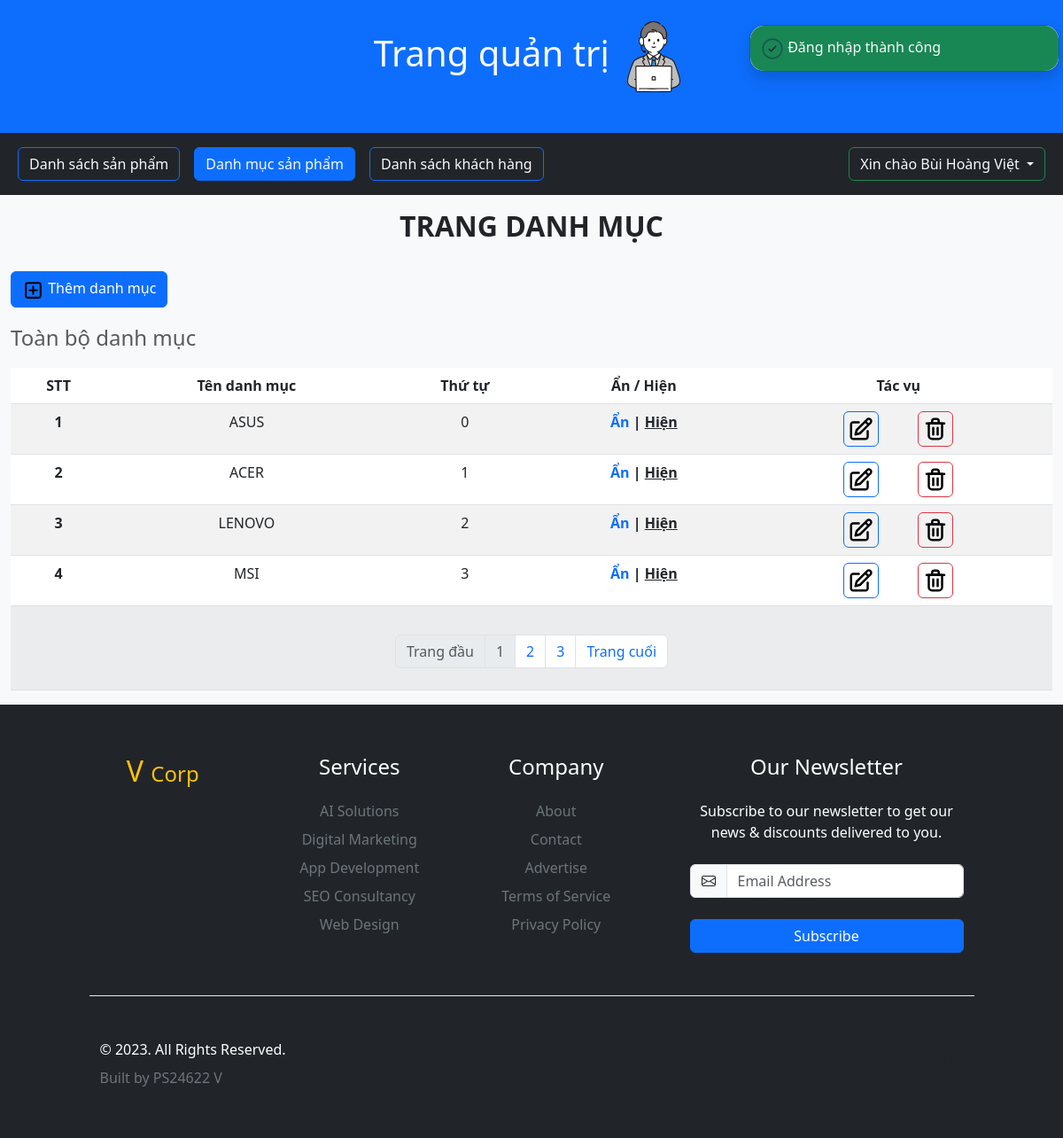
The page /mvc-banHang/admin/danh-muc (signed in) on the database its author committed.
### tables this page shows
CREATE TABLE `loai` (
  `id_loai` int(10) UNSIGNED NOT NULL,
  `ten_loai` varchar(50) NOT NULL,
  `thutu` int(11) NOT NULL DEFAULT 0,
  `anhien` tinyint(1) NOT NULL DEFAULT 0
);

### controller/AdminDanhMucController.php (called while the page is built, shortened)
<?php
require_once 'model/danhmuc.php';
class AdminDanhMucController{
    private $model = null;
    public function __construct() {
        $this->model = new AdminDanhMuc();
    }
    public function index(){
        global $params;
        $pageNum = isset($params['page'])? $params['page']:1;
        $pageSize = 4;
        $loais =  $this->model->AllCategories($pageNum,$pageSize);
        return include './views/Admin/app.php';
    }
}

### index.php (called while the page is built, shortened)
<?php
include 'router.php';
call_user_func( $action );
?>

### model/database.php (called while the page is built, shortened)
<?php
class Database {
    protected $conn = null;
    function __construct() {
        try {
            $str = "mysql:host=".DB_HOST."; dbname=".DB_NAME."; charset=utf8";
            $this->conn = new PDO($str, DB_USER,DB_PASS);
        } catch (PDOException $e) {
            die('Khong the ket noi: '. $e->getMessage());
        }
    }
     function getAll($sql){
        try {
            $result = $this->conn->query($sql);
            return $result->fetchAll();
        } catch (Exception $e) {
            die($e->getMessage());
        }
    }
}

### model/danhmuc.php (called while the page is built, shortened)
<?php
require_once 'database.php';
class DanhMuc extends Database{
    public function AllCategories($pageNum = 1, $pageSize = 4){
        $startRow = ($pageNum-1) * $pageSize;
        $sql = "SELECT
                id_loai,ten_loai,thutu,anhien
                from loai
                limit :pageNum,:pageSize";
        $stmt = $this->conn->prepare($sql);
        $stmt->bindParam(':pageNum',$startRow,PDO::PARAM_INT);
        $stmt->bindParam(':pageSize',$pageSize,PDO::PARAM_INT);
        $stmt->execute();
        $kq = $stmt->fetchAll();
        return $kq;
    }
}

### model/sanpham.php (called while the page is built, shortened)
<?php
require_once 'database.php';
class SanPham extends Database{
    function layListLoai(){
        $sql = "SELECT id_loai, ten_loai, thutu, anhien
        from loai where anhien=1 order by thutu";
        return $this->getAll($sql);
    }
}

### controller/SanPhamController.php (called while the page is built, shortened)
<?php
require_once './model/sanpham.php';
class SanPhamController {
    function __construct() {
        $this-> model = new SanPham();
        $this->listLoai = $this->model->layListLoai();
    }
}

### views/Admin/DanhMuc/index.php (the view, shortened to what this page needs)
<?php include 'views/Alert/message.php';?>
<h2 class="fs-2 fw-bolder my-3 text-center">TRANG  DANH MỤC</h2>
<?php $url = mb_strtolower($_SERVER['REQUEST_URI']); ?>
<div class="container-fluid ">
    <nav class="navbar bg-body-tertiary">
        <ul class="navbar-nav">
            <li class="nav-item" <?= $url === strtolower(ROOT_URL . 'admin/them-danh-muc') ? 'hidden' : '' ?>>
                <a class="nav-link" href="<?= ROOT_URL ?>admin/them-danh-muc">
                    <button class="<?= $url === strtolower(ROOT_URL.'admin/them-danh-muc') ? 'active' : '' ?> btn btn btn-primary">
                        <p class="m-0">
                            Thêm danh mục
                        </p>
                    </button>
                </a>
            </li>
        </ul>
    </nav>
    <section class="d-block" style="height: fit-content; ">
        <?php if (!isset($content)) { ?>
            <nav style="--bs-breadcrumb-divider: '>';" aria-label="breadcrumb">
                <ol class="breadcrumb">
                    <li class="breadcrumb-item active fs-4" aria-current="page">Toàn bộ danh mục</li>
                </ol>
            </nav>
            <table class="table table-striped table-hover">
                <thead>
                    <tr class="text-center">
                        <th scope="col">STT</th>
                        <th scope="col" colspan="2">Tên danh mục</th>
                        <th scope="col">Thứ tự</th>
                        <th scope="col">Ẩn / Hiện</th>
                        <th scope="col">Tác vụ</th>
                    </tr>
                </thead>
                <tbody>
                    <?php
                    $index = 1;
                    foreach ($loais as $loai) {
                        extract($loai);
                    ?>
                        <tr class="text-center">
                            <th scope="row"><?= $index++ ?></th>
                            <td colspan="2"><?= mb_strtoupper($loai['ten_loai'])?></td>
                            <td </td><?= $loai['thutu'] ?></td>
                            <?php if($loai['anhien'] === 0){?>
                                <td class="fw-bold">
                                    <span class="text-decoration-underline">
                                        <?= $loai['anhien'] === 0 ? 'Ẩn' : 'Hiện' ?>
                                    </span>
                                    |
                                    <a href="<?=ROOT_URL.'admin/chinh-sua-danh-muc?id='.$loai['id_loai'].'&an-hien=1'?>" class="text-decoration-none">Hiện</a>
                                </td>
                            <?php }else{?>
                                <td class="fw-bold">
                                    <a href="<?=ROOT_URL.'admin/chinh-sua-danh-muc?id='.$loai['id_loai'].'&an-hien=0'?>" class="text-decoration-none">Ẩn</a> |
                                    <span class="text-decoration-underline">
                                        <?= $loai['anhien'] === 0 ? 'Ẩn' : 'Hiện' ?>
                                    </span>
                                </td>
                            <?php }?>
                            <td>
                                <a href="<?= ROOT_URL . 'admin/chinh-sua-danh-muc?id=' .$loai['id_loai']?>"  class="text-decoration-none me-3">
                                    <button type="button" class="btn btn-outline-primary p-1">
                                    </button>
                                </a>
                                <a href="<?= ROOT_URL . 'admin/xoa-danh-muc?id=' . $loai['id_loai'] ?>" class="ms-4">
                                    <button type="button" class="btn btn-outline-danger p-1">
                                    </button>
                                </a>
                            </td>
                        </tr>
                    <?php } ?>
                    <tr>
                    <td colspan="17" class="bg-light ">
                        <?php include 'paginate.php'; ?>
                    </td>
                    </tr>
                </tbody>
            </table>
        <?php } else include $content; ?>
    </section>
</div>

### rows shown on the page
loai: ten_loai "ASUS", thutu "0", anhien "Hiện"
loai: ten_loai "ACER", thutu "1", anhien "Hiện"
loai: ten_loai "LENOVO", thutu "2", anhien "Hiện"
loai: ten_loai "MSI", thutu "3", anhien "Hiện"

### other values the page prints
$_SESSION['user']['name'] "Bùi Hoàng Việt"
$_SESSION['message']['success'] "Đăng nhập thành công"
